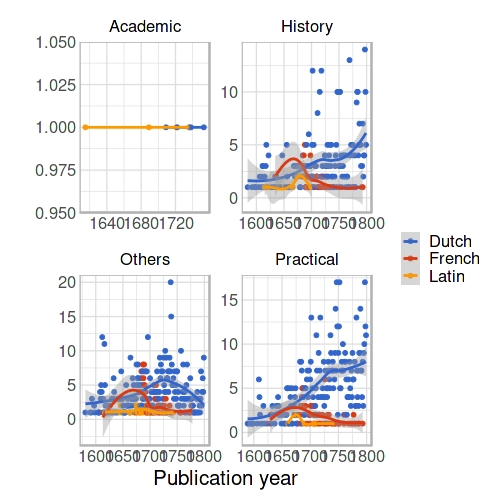

Here is the R script that generated this plot:
top <- rev(rev(sort(table(stcn$language_all)))[1:3])
yy <- stcn %>% filter(language_all %in% names(top))
yy <- yy[grep("theology", yy$genre),]
top <- rev(rev(sort(table(yy$publication_place)))[5:5])
yy <- yy %>% filter(publication_place %in% names(top))
## practical
yy1 <- yy[grep("practical", yy$genre),]
yy2 <- yy[grep("dialogues", yy$genre),]
yy3 <- yy[grep("children's books", yy$genre),]
yy4 <- yy[grep("poetry", yy$genre),]
yy5 <- yy[grep("education", yy$genre),]
yy6 <- yy[grep("prayer books", yy$genre),]
yy7 <- yy[grep("pedagogy", yy$genre),]
yy8 <- yy[grep("songbooks", yy$genre),]
yy9 <- yy[grep("catechisms", yy$genre),]
yy10 <- yy[grep("liturgical works", yy$genre),]
yy11 <- yy[grep("sermons", yy$genre),]
###
myvars <- as.vector(c("publication_year", "language_all", "record_id"))
a1 = yy1[myvars]
b1 = yy2[myvars]
c1 = yy3[myvars]
d1 = yy4[myvars]
e1 = yy5[myvars]
f1 = yy6[myvars]
g1 = yy7[myvars]
h1 = yy8[myvars]
i1 = yy9[myvars]
j1 = yy10[myvars]
k1 = yy11[myvars]
g1 <- rbind(a1, b1, c1, d1, e1, f1, g1, h1, i1, j1, k1)
g1$cat <- "practical"
g2 <- g1 %>% distinct(record_id, .keep_all = TRUE)
### academic
mm1 <- yy[grep("academic", yy$genre),]
myvars <- as.vector(c("publication_year", "language_all", "record_id"))
a1 = mm1[myvars]
a1$cat <- "academic"
a2 <- a1 %>% distinct(record_id, .keep_all = TRUE)
### history
uu1 <- yy[grep("history", yy$genre),]
myvars <- as.vector(c("publication_year", "language_all", "record_id"))
q1 = uu1[myvars]
q1$cat <- "history"
q2 <- q1 %>% distinct(record_id, .keep_all = TRUE)
#### ei-mikään näistä
rr1 <- yy %>% filter(!record_id %in% g2$record_id)
rr1 <- rr1 %>% filter(!record_id %in% a2$record_id)
rr1 <- rr1 %>% filter(!record_id %in% q2$record_id)
myvars <- as.vector(c("publication_year", "language_all", "record_id"))
r1 = rr1[myvars]
r1$cat <- "others"
r2 <- r1 %>% distinct(record_id, .keep_all = TRUE)
####
j1 <- rbind(g2, a2, q2, r2)
myvars <- as.vector(c("publication_year", "language_all", "cat"))
j1 = j1[myvars]
j1 <- j1 %>% drop_na(publication_year)
j1 <- j1 %>% group_by(publication_year, language_all, cat) %>%
  arrange(publication_year) %>%
  summarize(n = n())
j1 <- j1 %>% filter(publication_year < 1801)
j1$cat <- gsub("academic", "Academic", j1$cat)
j1$cat <- gsub("history", "History", j1$cat)
j1$cat <- gsub("others", "Others", j1$cat)
j1$cat <- gsub("practical", "Practical", j1$cat)
cols <- default_colors("language")
mycols <- cols[as.character(levels(j1$language_all))]
p <- ggplot(j1, aes(x=publication_year, y=n,
               group=language_all,
	       colour=language_all)) +
  geom_point() +
  stat_smooth(method = 'loess') +
  facet_wrap(~cat, scales = "free") +
  #labs(title="theology grand categories; top-3 language_all") +
  scale_color_manual(values=mycols) +   
  labs(x = "Publication year", y = "", color="") +
  theme_comhis("discrete", base_size=20) 

CairoJPEG("Figure10.jpg", width=1*500, height=1*500, quality=100)
print(p)
dev.off()
